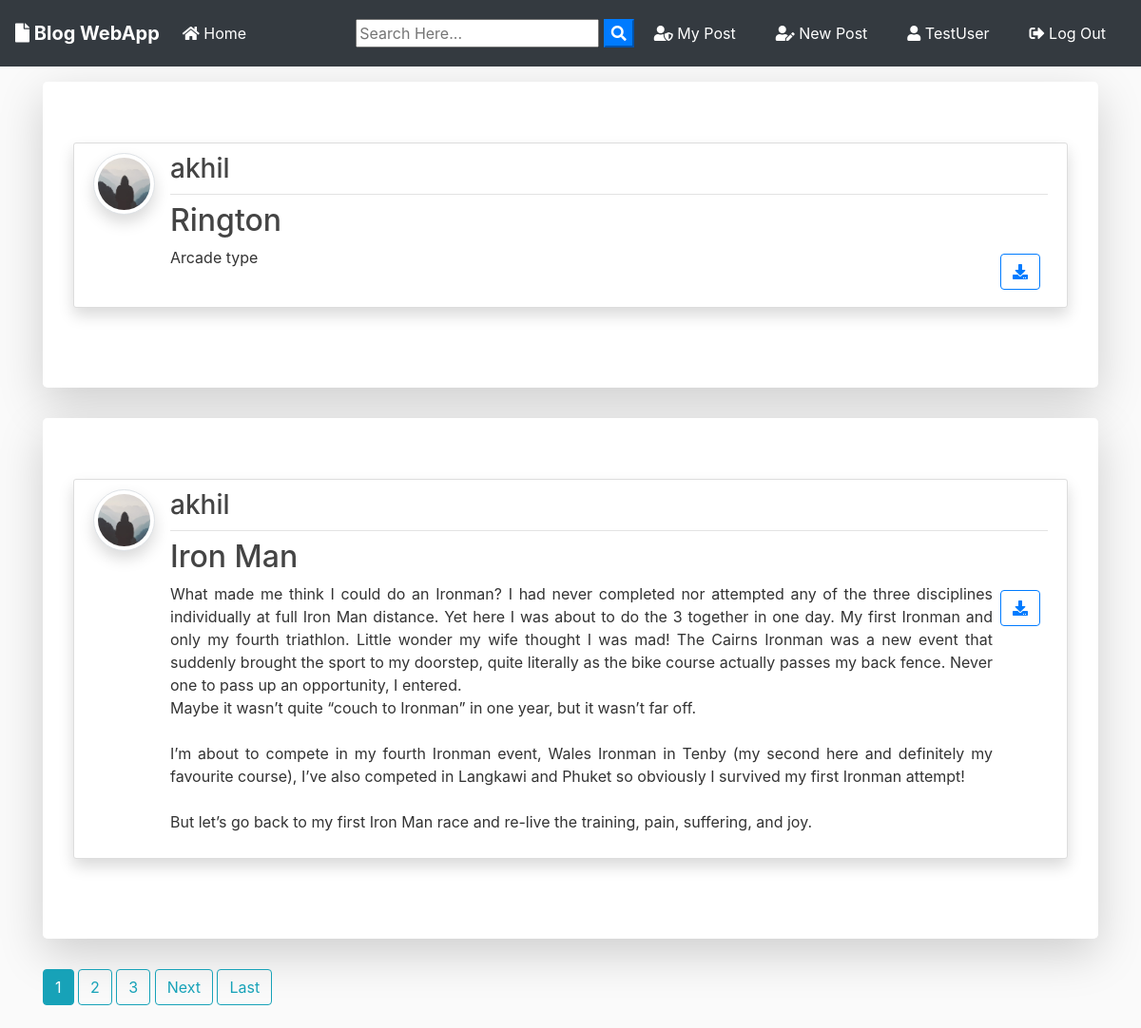
Screenshot of / (signed in) with the database file from the repository.
### blog/models.py (models this page shows, shortened)
class Post(models.Model):
	title = models.CharField(max_length=100)
	file = models.FileField(null=True,blank=True,upload_to='Files')
	content = models.TextField()
	date_posted = models.DateTimeField(default=timezone.now)
	author = models.ForeignKey(User, on_delete=models.CASCADE)

### users/models.py (models this page shows, shortened)
class Profile(models.Model):
    user = models.OneToOneField(User, on_delete=models.CASCADE)
    image = models.ImageField(default='default.jpg', upload_to='profile_pics')

### blog/views.py (the view)
# urls.py: path('', PostListView.as_view(), name='blog-home'),
class PostListView(ListView):
    model = Post
    template_name = 'blog/home.html'  # <app>/<model>_<viewtype>.html
    context_object_name = 'posts'
    ordering = ['-date_posted']
    paginate_by = 2

### blog/templates/blog/home.html (shortened to what this page needs)
{% extends "blog/base.html" %}
{% block content %}
    {% for post in posts %}
      <div class="jumbotron mt-3 bg-white shadow-lg">
      <article class="media content-section shadow">
        <a href="{{ post.author.profile.image.url }} " target="_blank"> <img src="{{ post.author.profile.image.url }}  " alt="" class="article-img rounded-circle img-thumbnail img-fluid shadow">
        </a>
        <div class="media-body">
          <div class="article-metadata d-flex justify-content-between">
            <a class="mr-2 " href="{% url 'user-posts' post.author.username  %}"><h3>{{ post.author }}</h3></a>
          </div>
          <h2><a class="article-title text-justify " href="{% url 'post-detail' post.id %}">{{ post.title }}</a></h2>
          <div class="d-flex justify-content-between">
            <p class="article-content text-justify text-truncate overflow-hidden">{{ post.content }}</p>
            {% if post.file %}
          <div class="form-group mt-0 pt-0  m-2">
            <a class="btn btn-outline-primary  btn-d "  href="{{ post.file.url }}"  download type="submit"><i class="fas fa-download"></i></a>
          </div>
          {% endif %}
          </div>
        </div>
      </article>
      </div>
    {% endfor %}
    {% if is_paginated %}
      {% for num in page_obj.paginator.page_range %}
        {% if page_obj.number == num %}
          <a class="btn btn-info mb-4" href="?page={{ num }}">{{ num }}</a>
        {% elif num > page_obj.number|add:'-3' and num < page_obj.number|add:'3' %}
          <a class="btn btn-outline-info mb-4" href="?page={{ num }}">{{ num }}</a>
        {% endif %}
      {% endfor %}
      {% if page_obj.has_next %}
        <a class="btn btn-outline-info mb-4" href="?page={{ page_obj.next_page_number }}">Next</a>
        <a class="btn btn-outline-info mb-4" href="?page={{ page_obj.paginator.num_pages }}">Last</a>
      {% endif %}
    {% endif %}
{% endblock content %}

### blog/templates/blog/base.html (shortened to what this page needs)
{% load static %}
<!doctype html>
<html lang="en">
  <head>
    <link rel="stylesheet" href="https://stackpath.bootstrapcdn.com/bootstrap/4.3.1/css/bootstrap.min.css">
    <link rel="stylesheet" href="https://use.fontawesome.com/releases/v5.8.1/css/all.css" >
    <link rel="stylesheet" href="{% static 'blog/main.css' %}">
</head>
  <body>
        <nav class="navbar navbar-expand-lg navbar-dark bg-dark">
                <a class="navbar-brand font-weight-bold" href="{% url 'blog-home' %}"><i class="fas fa-file"></i> Blog WebApp</a>
                <div class="collapse navbar-collapse" id="navbarSupportedContent">
                  <ul class="navbar-nav mr-auto">
                    <li class="nav-item active">
                      <a class="nav-link" href="{% url 'blog-home' %}"><i class="fas fa-home"></i> Home <span class="sr-only">(current)</span></a>
                    </li>
                  </ul>
                  <form id="searchform" action="{% url 'search' %}" method="get">
                    <input type="text" name="q" type="text" value="{{ request.GET.q }}" placeholder="Search Here..." />
                    <button type="button" onclick="searchform.submit()" class=" text-white my-color btn-primary"><i class="fa fa-search"></i></button>
                </form>
                    {% if user.is_authenticated %}
                    <a href="{% url 'user-posts' user %}" class="btn text-white m-2"><i class="fas fa-user-shield"></i> My Post</a>
                    <a href="{% url 'post-create' %} " class="btn text-white m-2"><i class="fas fa-user-edit"></i> New Post</a>
                    <a href="{% url 'profile' %} " class="btn text-white m-2"><i class="fas fa-user"></i> {{ user.username }}</a>
                    <a href="{% url 'logout' %} " class="btn text-white m-2"><i class="fas fa-sign-out-alt"></i> Log Out</a>
                    {% else %}
                    <a href="{% url 'login' %} " class="btn text-white m-2"><i class="fas fa-user-tie"></i> Log In</a>
                    <a href="{% url 'register' %} " class="btn text-white m-2"> <i class="fas fa-sign-in-alt"></i> Sign Up</a>
                    {% endif %}
                </div>
              </nav>
      <div class="container my-bg">
    {% block content %}
    {% endblock  %}
</div>
  </body>
</html>

### blog/static/blog/main.css (style rules this page uses)
body { background: #fafafa; color: #333333; margin-top: 0; }
h1, h2, h3, h4, h5, h6 { color: #444444; }
ul { margin: 0; }
.content-section { background: #ffffff; padding: 10px 20px; border: 1px solid #dddddd; border-radius: 3px; margin-bottom: 20px; }
.article-title { color: #444444; }
.article-content { white-space: pre-line; }
.article-img { height: 65px; width: 65px; margin-right: 16px; }
.article-metadata { padding-bottom: 1px; margin-bottom: 4px; border-bottom: 1px solid #e3e3e3 }

### rows the page displays
Post: author.profile.image (placeholder picture), author "akhil", title "Rington", content "Arcade type"
Post: author.profile.image (placeholder picture), author "akhil", title "Iron Man", content "What made me think I could do an Ironman? I had never completed nor attempted any of the three disciplines individually at full Iron Man distance. Yet here I was about to do the 3 together in one day. My first Ironman and only my fourth triathlon. Little wonder my wife thought I was mad! The Cairns Ironman was a new event that suddenly brought the sport to my doorstep, quite literally as the bike course actually passes my back fence. Never one to pass up an opportunity, I entered. Maybe it wasn’t quite “couch to Ironman” in one year, but it wasn’t far off. I’m about to compete in my fourth Ironman event, Wales Ironman in Tenby (my second here and definitely my favourite course), I’ve also…"

### other values shown
{{ user.username }} "TestUser"
{{ num }} "1"
{{ num }} "2" "3"
